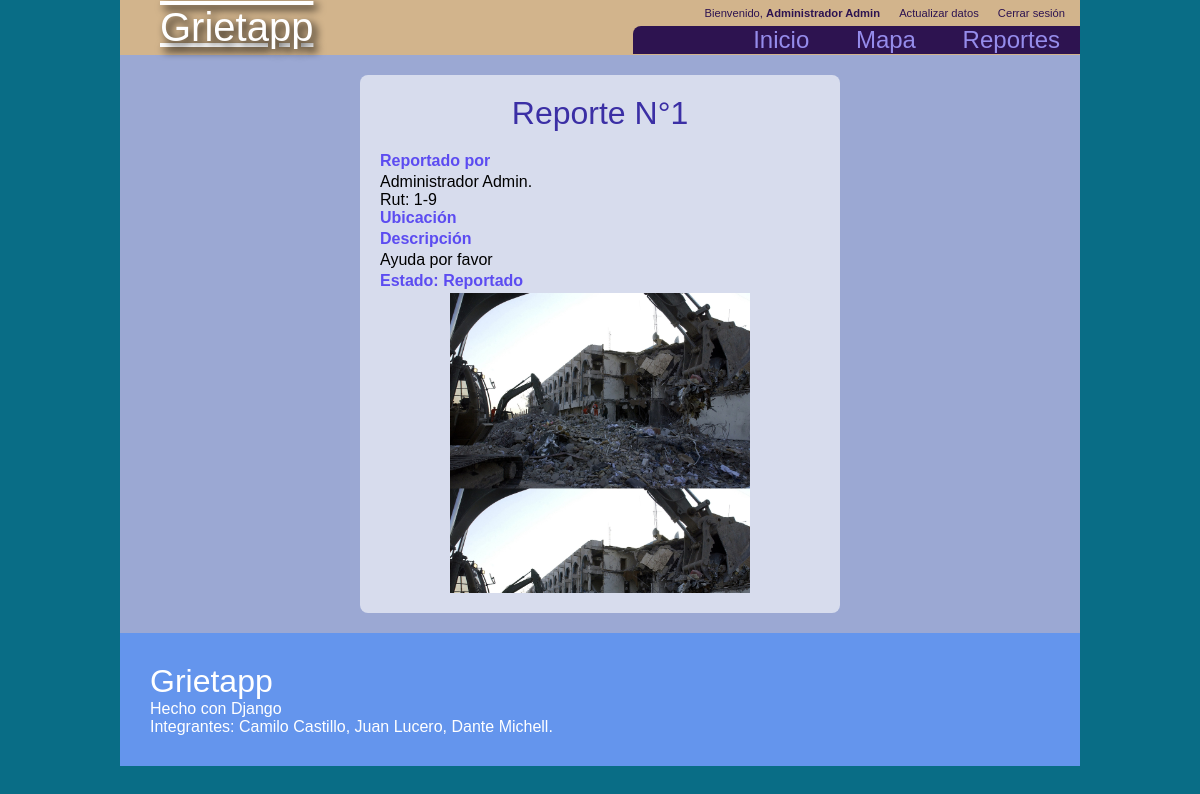
The app's page /reportes/detalle/1/ (signed in) with its own data.
### reports/models.py (models this page shows, shortened)
class Report(models.Model):
    user = models.ForeignKey(User, on_delete=models.CASCADE)
    asunto = models.CharField(max_length=30)
    imagen = models.ImageField(upload_to='reports/')
    descripcion = models.TextField(max_length=200)
    fechacreacion = models.DateField(default=timezone.now)
    estado = models.CharField(max_length=1, choices=estadoreporte, default=estadoreporte[0][0])
    geom = PointField()

### core/models.py (models this page shows, shortened)
class Profile(models.Model):
    user = models.OneToOneField(User, on_delete=models.CASCADE)
    rut = models.CharField(max_length=30, null=True, blank=True)
    fechanac = models.DateField(max_length=30, null=True, blank=True)
    direccion = models.CharField(max_length=30, null=True, blank=True)

### reports/views.py (the view)
# urls.py: path('detalle/<int:id>/', views.detallereporte,name='detallereporte'),
@login_required
def detallereporte(request, id):
    reporte = get_object_or_404(Report,id=id)
    if reporte.user == request.user or request.user.is_staff:
        return render(request, 'detallereclamo.html', {'reporte': reporte})
    else:
        raise PermissionDenied()

### templates/detallereclamo.html (shortened to what this page needs)
{% extends "base.html" %}
{% load staticfiles leaflet_tags %}
{% block content %}
    <div class="formulario">
        <div class="titulo">
            Reporte N°{{reporte.id}}
        </div>
        <div class="campos">
            <div class="etiqueta">Reportado por</div>
            {{reporte.user.first_name}} {{reporte.user.last_name }}.<br> Rut: {{reporte.user.profile.rut}}
            <div class="etiqueta">Ubicación </div>
            <div class="etiqueta"> Descripción  </div>
            {{reporte.descripcion}}
            <div class="etiqueta">Estado: {{reporte.get_estado_display}}</div>
            <div style="margin:0 auto;height:300px;width:300px;background-image:url({{reporte.imagen.url}});background-size:300px;">
            </div>
        </div>
    </div>
{% endblock %}

### templates/base.html (shortened to what this page needs)
{% load staticfiles %}
<!DOCTYPE html>
<html lang="es">
    <head>
        <link rel="stylesheet" href="{% static 'css/style.css' %}">
    </head>
    <body>
        <header>
            <div class="logo">
                <a href="{% url 'index' %}">Grietapp</a>
            </div>
            <div class="menubar">
                <div class="menuitems">
                        <div> <a href="{% url 'index' %}"> Inicio</a> </div>
                        <div> {% if request.user.is_staff %} <a href="{% url 'home' %}"> Mapa </a> {% else %} <a href="{% url 'newreport' %}"> Nuevo reporte </a> {% endif %} </div>
                        <div> <a href="{% url 'consultas' %}"> {% if request.user.is_staff %} Reportes {% else %} Historial {% endif %} </a> </div>
                </div>
                <div class="userinfo">
                {% if user.is_authenticated %}
                    <div>Bienvenido, <b>{{user.first_name}} {{user.last_name}}</b></div>
                    <div><a href="{% url 'update' %}">Actualizar datos</a></div>
                    <div><a href="{% url 'logout' %}">Cerrar sesión</a></div>
                {% else %}
                    <div><a href="{% url 'login' %}">Iniciar sesión</a></div>
                    <div><a href="{% url 'signup' %}">Registrarse</a></div>
                {% endif %}
                </div>
            </div>
        </header>
        <div class="maincontent">
            {% block content %}
            {% endblock %}
        </div>
        <footer>
            <div style="font-size:2em;">Grietapp</div>
            <div>Hecho con Django</div>
            <div>Integrantes: Camilo Castillo, Juan Lucero, Dante Michell.</div>
        </footer>
    </body>
</html>

### static/css/style.css (style rules this page uses)
div,header,footer { box-sizing: border-box; margin:0; padding:0; }
html { background-color:rgb(9, 109, 134); }
body { margin:0px; width:80%; margin:auto; font-size:16px; font-family:Arial, Helvetica, sans-serif; }
header { width: 100%; background: tan; display: flex; flex-flow: row nowrap; justify-content: space-between; color: white; font-family: Arial, Helvetica, sans-serif; }
header .menuitems a, a:link, a:active, a:visited { color:#958ceb; text-decoration: none; }
header .menubar { display: flex; flex-flow: column-reverse nowrap; justify-content: right; }
header .menubar div { display: inline; }
header .userinfo { font-size:0.7em; padding:7px; display: flex; flex-flow: row nowrap; text-align: right; }
header .userinfo div { padding: 0 10px; margin:0px -2px; color:#2d1350; }
header .userinfo a, a:visited, a:link, a:active { color:#2d1350; }
header .menuitems { background-color: #2d1350; padding-left:100px; border-top-left-radius: 8px; }
header .menuitems div { padding:0 20px; font-size:1.5em; }
header .logo { font-size: 40px; text-decoration: underline overline; text-shadow: 0.1em 0.1em 0.2em black; text-align:center; padding:5px; }
header .logo a, a:visited, a:hover, a:link, a:active { color:white; }
footer { padding:30px; width: 100%; background-color: cornflowerblue; color: white; display:flex; flex-flow:column nowrap; justify-content: left; }
.maincontent { background-color:#9ba8d3; width:100%; padding:20px 0 20px 0; }
.formulario { background: rgba(255, 255, 255, 0.6); width: 50%; margin: auto; padding: 20px; border-radius: 8px; }
.titulo { font-weight: normal; font-size:2em; font-family: sans-serif; color: #3b2fa5; text-align: center; padding: 0 0 20px 0; }
.formulario .campos .etiqueta { display: block; color: #5c4cf1; font-size: 16px; font-family: Arial, Helvetica, sans-serif; font-weight: bold; margin-bottom:3px; }
.formulario ::placeholder { color: rgb(34, 34, 34); font-family: Arial, Helvetica, sans-serif; }
.formulario a, a:visited, a:active, a:link { color:#2d1350; padding-top: 15px; text-decoration: none; }
@media screen and (min-width: 1024px) and (max-width: 1799px) { header .logo { padding-left:40px; } }

### records on screen
Report: id "1", user.first_name "Administrador", user.last_name "Admin", user.profile.rut "1-9", descripcion "Ayuda por favor", estado "Reportado", imagen (picture)

### other values on screen
{{ user.first_name }} "Administrador"
{{ user.last_name }} "Admin"
